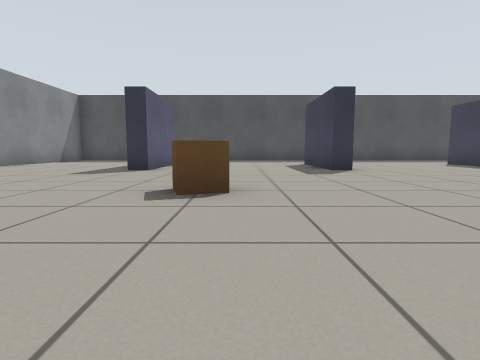
view 1 (above)

16 first-person views from a walk through a Gazebo world. The camera is 0.5 m above the floor, tilts 6° down and sees 80° across. The floor is counted in squares, 1 m on a side. Each view is taken from the middle of a square. On the plan, view 1 faces up. The plan holds only what a view shows up to about 9 squares ahead; the rest is blank.

view 2
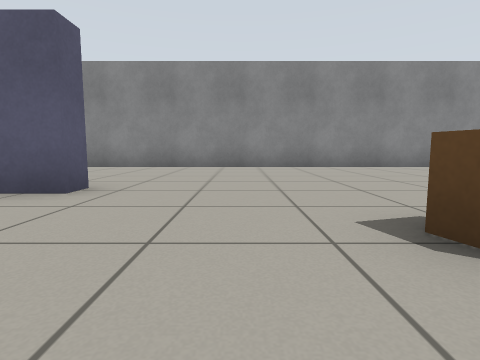

view 3
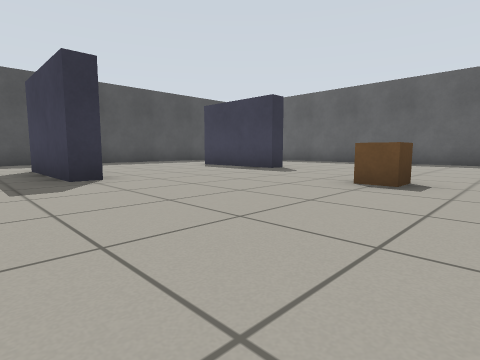

view 4
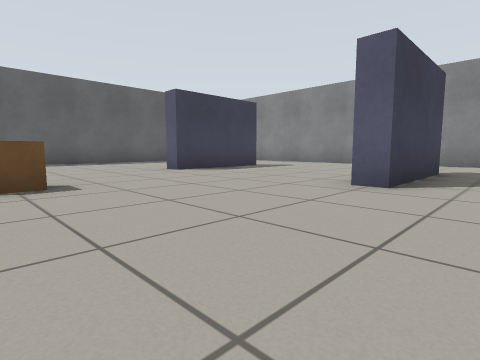

view 5
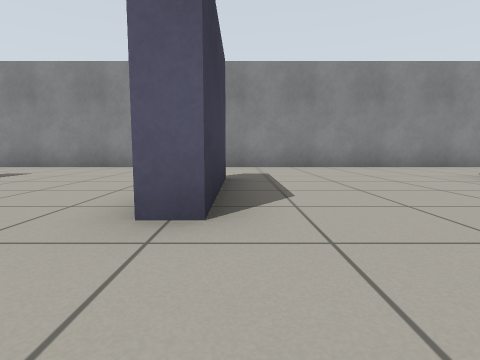

view 6
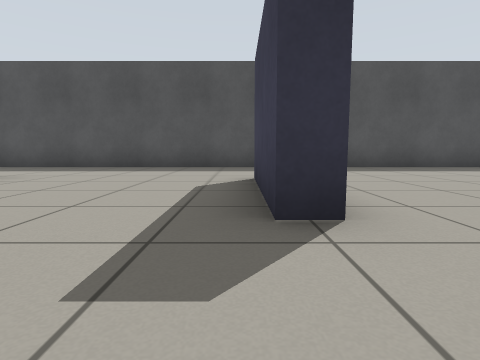

view 7
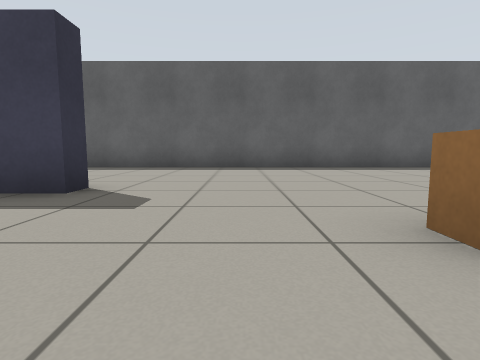

view 8
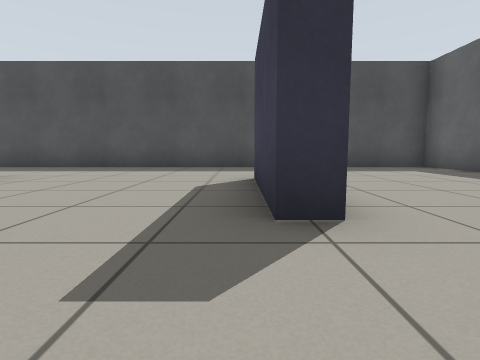

view 9
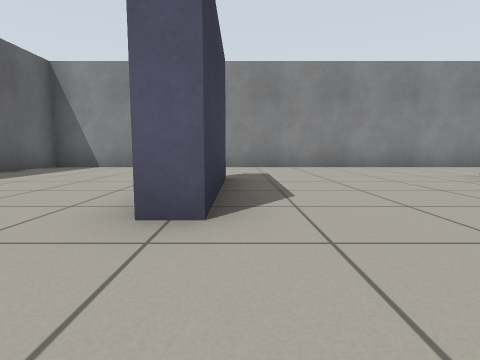

view 10
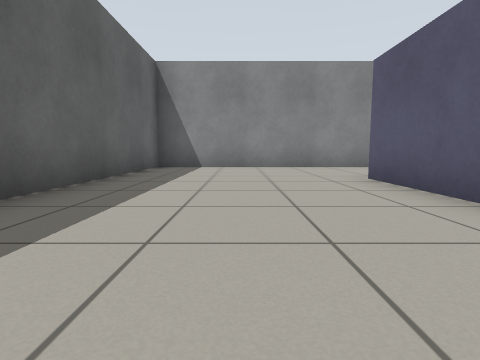

view 11
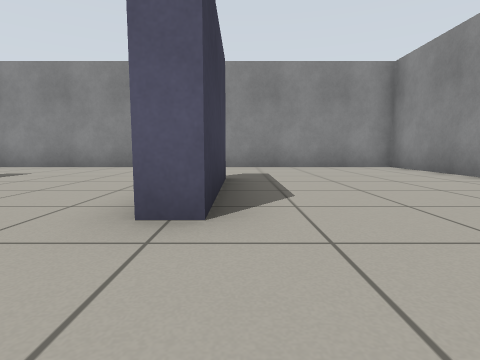

view 12
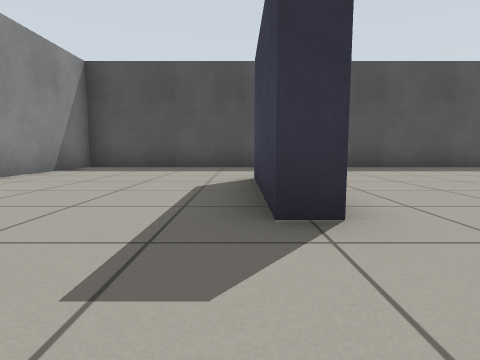

view 13
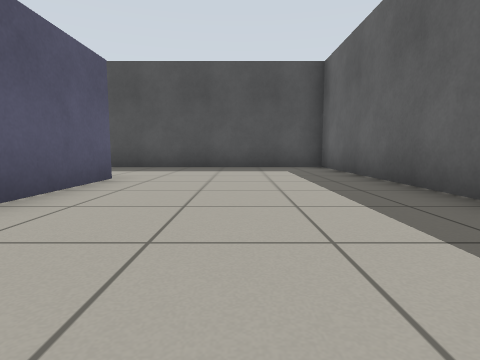

view 14
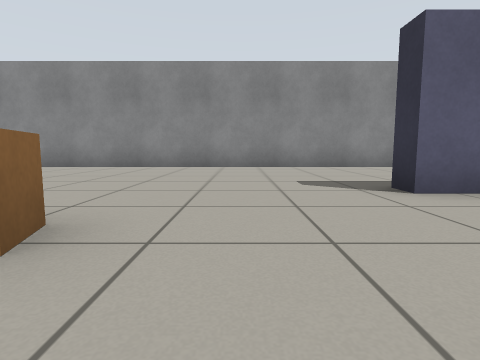

view 15
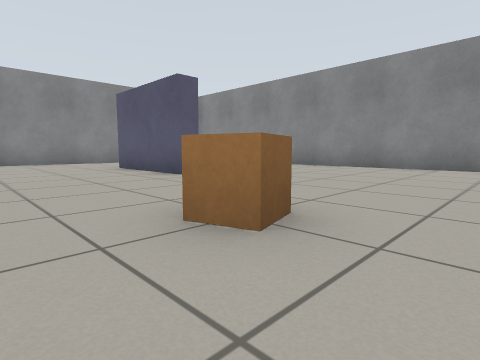

view 16
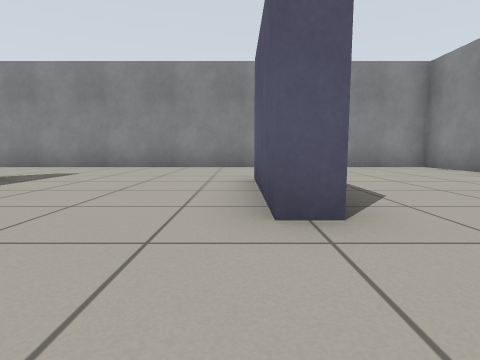

### Floor plan
Points are (right, up) in squares from view 1. A wall is a line through its corners. A room is listed if a view was taken in it or the views show most of it. See-through windows are left out.
Room 1 (views 1, 2, 3, 4, 5, 6, 7, 8, 9, 10, 11, 12, 13, 14, 15, 16)
walls: (2.9, 7) (2.3, 7) (2.3, 10); (7.9, 7) (7.2, 7) (7.2, 9.9); (-2.3, 9.2) (-2.3, 7) (-2.8, 7) (-2.8, 9.9); (2.3, -3.1) (2.3, 0) (2.8, 0); (7.7, -0.6) (7.7, -3); (7.7, 10) (7.7, 7.6); (-2.8, -3) (-2.8, 0) (-2.3, 0) (-2.3, -3); (7.2, -3) (7.2, 0) (7.8, 0); (-7.4, 13.4) (-7.4, -6.4) (12.4, -6.4) (12.4, 13.4) (-7.4, 13.4)
objects: brown box (-1, 3) to (0, 4); brown box (5, 3) to (6, 4)

Where each view was taken, in squares from view 1:
view 1: 0 up, 0 right, facing up
view 2: 2 up, 1 right, facing left
view 3: 2 up, 1 right, facing up-right
view 4: 4 up, 1 right, facing down-right
view 5: 2 up, 2 right, facing down
view 6: 5 up, 2 right, facing up
view 7: 5 up, 4 right, facing right
view 8: 5 up, 7 right, facing up
view 9: 2 up, 7 right, facing down
view 10: 2 up, 10 right, facing down
view 11: 2 up, 3 left, facing down
view 12: 5 up, 3 left, facing up
view 13: 5 up, 10 right, facing up
view 14: 5 up, 1 right, facing left
view 15: 5 up, 1 right, facing down-left
view 16: 2 up, 2 left, facing down
